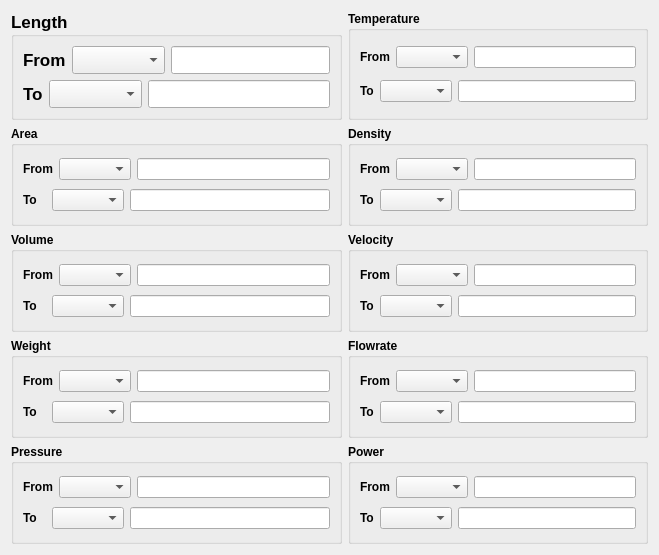
      <widget class="QWidget" name="unitConverterTab">
       <attribute name="title">
        <string>Unit Converter</string>
       </attribute>
       <layout class="QGridLayout" name="gridLayout_3">
        <item row="3" column="0">
         <widget class="QGroupBox" name="groupBox_9">
          <property name="minimumSize">
           <size>
            <width>300</width>
            <height>100</height>
           </size>
          </property>
          <property name="maximumSize">
           <size>
            <width>400</width>
            <height>200</height>
           </size>
          </property>
          <property name="font">
           <font>
            <weight>75</weight>
            <bold>true</bold>
           </font>
          </property>
          <property name="title">
           <string>Weight</string>
          </property>
          <layout class="QGridLayout" name="gridLayout_9">
           <item row="0" column="0">
            <layout class="QHBoxLayout" name="horizontalLayout_12">
             <item>
              <widget class="QLabel" name="label_12">
               <property name="text">
                <string>From</string>
               </property>
              </widget>
             </item>
             <item>
              <widget class="QComboBox" name="weightFromComboBox">
               <property name="font">
                <font>
                 <weight>50</weight>
                 <bold>false</bold>
                </font>
               </property>
              </widget>
             </item>
             <item>
              <widget class="QLineEdit" name="weightFromLineEdit">
               <property name="maximumSize">
                <size>
                 <width>200</width>
                 <height>16777215</height>
                </size>
               </property>
               <property name="font">
                <font>
                 <weight>50</weight>
                 <bold>false</bold>
                </font>
               </property>
              </widget>
             </item>
            </layout>
           </item>
           <item row="1" column="0">
            <layout class="QHBoxLayout" name="horizontalLayout_11">
             <item>
              <widget class="QLabel" name="label_11">
               <property name="text">
                <string>To</string>
               </property>
              </widget>
             </item>
             <item>
              <widget class="QComboBox" name="weightToComboBox">
               <property name="font">
                <font>
                 <weight>50</weight>
                 <bold>false</bold>
                </font>
               </property>
              </widget>
             </item>
             <item>
              <widget class="QLineEdit" name="weightToLineEdit">
               <property name="maximumSize">
                <size>
                 <width>200</width>
                 <height>16777215</height>
                </size>
               </property>
               <property name="font">
                <font>
                 <weight>50</weight>
                 <bold>false</bold>
                </font>
               </property>
              </widget>
             </item>
            </layout>
           </item>
          </layout>
         </widget>
        </item>
        <item row="3" column="1">
         <widget class="QGroupBox" name="groupBox_10">
          <property name="minimumSize">
           <size>
            <width>300</width>
            <height>100</height>
           </size>
          </property>
          <property name="maximumSize">
           <size>
            <width>400</width>
            <height>200</height>
           </size>
          </property>
          <property name="font">
           <font>
            <weight>75</weight>
            <bold>true</bold>
           </font>
          </property>
          <property name="title">
           <string>Flowrate</string>
          </property>
          <layout class="QGridLayout" name="gridLayout_13">
           <item row="0" column="0">
            <layout class="QHBoxLayout" name="horizontalLayout_22">
             <item>
              <widget class="QLabel" name="label_22">
               <property name="text">
                <string>From</string>
               </property>
              </widget>
             </item>
             <item>
              <widget class="QComboBox" name="flowrateFromComboBox">
               <property name="font">
                <font>
                 <weight>50</weight>
                 <bold>false</bold>
                </font>
               </property>
              </widget>
             </item>
             <item>
              <widget class="QLineEdit" name="flowrateFromLineEdit">
               <property name="maximumSize">
                <size>
                 <width>200</width>
                 <height>16777215</height>
                </size>
               </property>
               <property name="font">
                <font>
                 <weight>50</weight>
                 <bold>false</bold>
                </font>
               </property>
              </widget>
             </item>
            </layout>
           </item>
           <item row="1" column="0">
            <layout class="QHBoxLayout" name="horizontalLayout_21">
             <item>
              <widget class="QLabel" name="label_21">
               <property name="text">
                <string>To</string>
               </property>
              </widget>
             </item>
             <item>
              <widget class="QComboBox" name="flowrateToComboBox">
               <property name="font">
                <font>
                 <weight>50</weight>
                 <bold>false</bold>
                </font>
               </property>
              </widget>
             </item>
             <item>
              <widget class="QLineEdit" name="flowrateToLineEdit">
               <property name="maximumSize">
                <size>
                 <width>200</width>
                 <height>16777215</height>
                </size>
               </property>
               <property name="font">
                <font>
                 <weight>50</weight>
                 <bold>false</bold>
                </font>
               </property>
              </widget>
             </item>
            </layout>
           </item>
          </layout>
         </widget>
        </item>
        <item row="2" column="0">
         <widget class="QGroupBox" name="groupBox_7">
          <property name="minimumSize">
           <size>
            <width>300</width>
            <height>100</height>
           </size>
          </property>
          <property name="maximumSize">
           <size>
            <width>400</width>
            <height>200</height>
           </size>
          </property>
          <property name="font">
           <font>
            <weight>75</weight>
            <bold>true</bold>
           </font>
          </property>
          <property name="title">
           <string>Volume</string>
          </property>
          <layout class="QGridLayout" name="gridLayout_8">
           <item row="0" column="0">
            <layout class="QHBoxLayout" name="horizontalLayout_10">
             <item>
              <widget class="QLabel" name="label_10">
               <property name="text">
                <string>From</string>
               </property>
              </widget>
             </item>
             <item>
              <widget class="QComboBox" name="volumeFromComboBox">
               <property name="font">
                <font>
                 <weight>50</weight>
                 <bold>false</bold>
                </font>
               </property>
              </widget>
             </item>
             <item>
              <widget class="QLineEdit" name="volumeFromLineEdit">
               <property name="maximumSize">
                <size>
                 <width>200</width>
                 <height>16777215</height>
                </size>
               </property>
               <property name="font">
                <font>
                 <weight>50</weight>
                 <bold>false</bold>
                </font>
               </property>
              </widget>
             </item>
            </layout>
           </item>
           <item row="1" column="0">
            <layout class="QHBoxLayout" name="horizontalLayout_9">
             <item>
              <widget class="QLabel" name="label_9">
               <property name="text">
                <string>To</string>
               </property>
              </widget>
             </item>
             <item>
              <widget class="QComboBox" name="volumeToComboBox">
               <property name="font">
                <font>
                 <weight>50</weight>
                 <bold>false</bold>
                </font>
               </property>
              </widget>
             </item>
             <item>
              <widget class="QLineEdit" name="volumeToLineEdit">
               <property name="maximumSize">
                <size>
                 <width>200</width>
                 <height>16777215</height>
                </size>
               </property>
               <property name="font">
                <font>
                 <weight>50</weight>
                 <bold>false</bold>
                </font>
               </property>
              </widget>
             </item>
            </layout>
           </item>
          </layout>
         </widget>
        </item>
        <item row="2" column="1">
         <widget class="QGroupBox" name="groupBox_8">
          <property name="minimumSize">
           <size>
            <width>300</width>
            <height>100</height>
           </size>
          </property>
          <property name="maximumSize">
           <size>
            <width>400</width>
            <height>200</height>
           </size>
          </property>
          <property name="font">
           <font>
            <weight>75</weight>
            <bold>true</bold>
           </font>
          </property>
          <property name="title">
           <string>Velocity</string>
          </property>
          <layout class="QGridLayout" name="gridLayout_12">
           <item row="0" column="0">
            <layout class="QHBoxLayout" name="horizontalLayout_20">
             <item>
              <widget class="QLabel" name="label_20">
               <property name="text">
                <string>From</string>
               </property>
              </widget>
             </item>
             <item>
              <widget class="QComboBox" name="velocityFromComboBox">
               <property name="font">
                <font>
                 <weight>50</weight>
                 <bold>false</bold>
                </font>
               </property>
              </widget>
             </item>
             <item>
              <widget class="QLineEdit" name="velocityFromLineEdit">
               <property name="maximumSize">
                <size>
                 <width>200</width>
                 <height>16777215</height>
                </size>
               </property>
               <property name="font">
                <font>
                 <weight>50</weight>
                 <bold>false</bold>
                </font>
               </property>
              </widget>
             </item>
            </layout>
           </item>
           <item row="1" column="0">
            <layout class="QHBoxLayout" name="horizontalLayout_19">
             <item>
              <widget class="QLabel" name="label_19">
               <property name="text">
                <string>To</string>
               </property>
              </widget>
             </item>
             <item>
              <widget class="QComboBox" name="velocityToComboBox">
               <property name="font">
                <font>
                 <weight>50</weight>
                 <bold>false</bold>
                </font>
               </property>
              </widget>
             </item>
             <item>
              <widget class="QLineEdit" name="velocityToLineEdit">
               <property name="maximumSize">
                <size>
                 <width>200</width>
                 <height>16777215</height>
                </size>
               </property>
               <property name="font">
                <font>
                 <weight>50</weight>
                 <bold>false</bold>
                </font>
               </property>
              </widget>
             </item>
            </layout>
           </item>
          </layout>
         </widget>
        </item>
        <item row="1" column="1">
         <widget class="QGroupBox" name="groupBox_6">
          <property name="minimumSize">
           <size>
            <width>300</width>
            <height>100</height>
           </size>
          </property>
          <property name="maximumSize">
           <size>
            <width>400</width>
            <height>200</height>
           </size>
          </property>
          <property name="font">
           <font>
            <weight>75</weight>
            <bold>true</bold>
           </font>
          </property>
          <property name="title">
           <string>Density</string>
          </property>
          <layout class="QGridLayout" name="gridLayout_11">
           <item row="0" column="0">
            <layout class="QHBoxLayout" name="horizontalLayout_18">
             <item>
              <widget class="QLabel" name="label_18">
               <property name="text">
                <string>From</string>
               </property>
              </widget>
             </item>
             <item>
              <widget class="QComboBox" name="densityFromComboBox">
               <property name="font">
                <font>
                 <weight>50</weight>
                 <bold>false</bold>
                </font>
               </property>
              </widget>
             </item>
             <item>
              <widget class="QLineEdit" name="densityFromLineEdit">
               <property name="maximumSize">
                <size>
                 <width>200</width>
                 <height>16777215</height>
                </size>
               </property>
               <property name="font">
                <font>
                 <weight>50</weight>
                 <bold>false</bold>
                </font>
               </property>
              </widget>
             </item>
            </layout>
           </item>
           <item row="1" column="0">
            <layout class="QHBoxLayout" name="horizontalLayout_17">
             <item>
              <widget class="QLabel" name="label_17">
               <property name="text">
                <string>To</string>
               </property>
              </widget>
             </item>
             <item>
              <widget class="QComboBox" name="densityToComboBox">
               <property name="font">
                <font>
                 <weight>50</weight>
                 <bold>false</bold>
                </font>
               </property>
              </widget>
             </item>
             <item>
              <widget class="QLineEdit" name="densityToLineEdit">
               <property name="maximumSize">
                <size>
                 <width>200</width>
                 <height>16777215</height>
                </size>
               </property>
               <property name="font">
                <font>
                 <weight>50</weight>
                 <bold>false</bold>
                </font>
               </property>
              </widget>
             </item>
            </layout>
           </item>
          </layout>
         </widget>
        </item>
        <item row="0" column="0">
         <widget class="QGroupBox" name="groupBox_3">
          <property name="minimumSize">
           <size>
            <width>300</width>
            <height>100</height>
           </size>
          </property>
          <property name="maximumSize">
           <size>
            <width>400</width>
            <height>200</height>
           </size>
          </property>
          <property name="font">
           <font>
            <pointsize>13</pointsize>
            <weight>75</weight>
            <bold>true</bold>
           </font>
          </property>
          <property name="title">
           <string>Length</string>
          </property>
          <layout class="QGridLayout" name="gridLayout_4">
           <item row="0" column="0">
            <layout class="QHBoxLayout" name="horizontalLayout">
             <item>
              <widget class="QLabel" name="label">
               <property name="text">
                <string>From</string>
               </property>
              </widget>
             </item>
             <item>
              <widget class="QComboBox" name="lengthFromComboBox">
               <property name="font">
                <font>
                 <weight>50</weight>
                 <bold>false</bold>
                </font>
               </property>
              </widget>
             </item>
             <item>
              <widget class="QLineEdit" name="lengthFromLineEdit">
               <property name="maximumSize">
                <size>
                 <width>200</width>
                 <height>16777215</height>
                </size>
               </property>
               <property name="font">
                <font>
                 <weight>50</weight>
                 <bold>false</bold>
                </font>
               </property>
              </widget>
             </item>
            </layout>
           </item>
           <item row="1" column="0">
            <layout class="QHBoxLayout" name="horizontalLayout_2">
             <item>
              <widget class="QLabel" name="label_2">
               <property name="text">
                <string>To</string>
               </property>
              </widget>
             </item>
             <item>
              <widget class="QComboBox" name="lengthToComboBox">
               <property name="font">
                <font>
                 <weight>50</weight>
                 <bold>false</bold>
                </font>
               </property>
              </widget>
             </item>
             <item>
              <widget class="QLineEdit" name="lengthToLineEdit">
               <property name="maximumSize">
                <size>
                 <width>200</width>
                 <height>16777215</height>
                </size>
               </property>
               <property name="font">
                <font>
                 <weight>50</weight>
                 <bold>false</bold>
                </font>
               </property>
              </widget>
             </item>
            </layout>
           </item>
          </layout>
         </widget>
        </item>
        <item row="0" column="1">
         <widget class="QGroupBox" name="groupBox_4">
          <property name="minimumSize">
           <size>
            <width>300</width>
            <height>100</height>
           </size>
          </property>
          <property name="maximumSize">
           <size>
            <width>400</width>
            <height>200</height>
           </size>
          </property>
          <property name="font">
           <font>
            <weight>75</weight>
            <bold>true</bold>
           </font>
          </property>
          <property name="title">
           <string>Temperature</string>
          </property>
          <layout class="QGridLayout" name="gridLayout_6">
           <item row="0" column="0">
            <layout class="QHBoxLayout" name="horizontalLayout_16">
             <item>
              <widget class="QLabel" name="label_16">
               <property name="text">
                <string>From</string>
               </property>
              </widget>
             </item>
             <item>
              <widget class="QComboBox" name="tempFromComboBox">
               <property name="font">
                <font>
                 <weight>50</weight>
                 <bold>false</bold>
                </font>
               </property>
              </widget>
             </item>
             <item>
              <widget class="QLineEdit" name="tempFromLineEdit">
               <property name="maximumSize">
                <size>
                 <width>200</width>
                 <height>16777215</height>
                </size>
               </property>
               <property name="font">
                <font>
                 <weight>50</weight>
                 <bold>false</bold>
                </font>
               </property>
              </widget>
             </item>
            </layout>
           </item>
           <item row="1" column="0">
            <layout class="QHBoxLayout" name="horizontalLayout_15">
             <item>
              <widget class="QLabel" name="label_15">
               <property name="text">
                <string>To</string>
               </property>
              </widget>
             </item>
             <item>
              <widget class="QComboBox" name="tempToComboBox">
               <property name="font">
                <font>
                 <weight>50</weight>
                 <bold>false</bold>
                </font>
               </property>
              </widget>
             </item>
             <item>
              <widget class="QLineEdit" name="tempToLineEdit">
               <property name="maximumSize">
                <size>
                 <width>200</width>
                 <height>16777215</height>
                </size>
               </property>
               <property name="font">
                <font>
                 <weight>50</weight>
                 <bold>false</bold>
                </font>
               </property>
              </widget>
             </item>
            </layout>
           </item>
          </layout>
         </widget>
        </item>
        <item row="4" column="0">
         <widget class="QGroupBox" name="groupBox_11">
          <property name="minimumSize">
           <size>
            <width>300</width>
            <height>100</height>
           </size>
          </property>
          <property name="maximumSize">
           <size>
            <width>400</width>
            <height>200</height>
           </size>
          </property>
          <property name="font">
           <font>
            <weight>75</weight>
            <bold>true</bold>
           </font>
          </property>
          <property name="title">
           <string>Pressure</string>
          </property>
          <layout class="QGridLayout" name="gridLayout_10">
           <item row="0" column="0">
            <layout class="QHBoxLayout" name="horizontalLayout_14">
             <item>
              <widget class="QLabel" name="label_14">
               <property name="text">
                <string>From</string>
               </property>
              </widget>
             </item>
             <item>
              <widget class="QComboBox" name="pressureFromComboBox">
               <property name="font">
                <font>
                 <weight>50</weight>
                 <bold>false</bold>
                </font>
               </property>
              </widget>
             </item>
             <item>
              <widget class="QLineEdit" name="pressureFromLineEdit">
               <property name="maximumSize">
                <size>
                 <width>200</width>
                 <height>16777215</height>
                </size>
               </property>
               <property name="font">
                <font>
                 <weight>50</weight>
                 <bold>false</bold>
                </font>
               </property>
              </widget>
             </item>
            </layout>
           </item>
           <item row="1" column="0">
            <layout class="QHBoxLayout" name="horizontalLayout_13">
             <item>
              <widget class="QLabel" name="label_13">
               <property name="text">
                <string>To</string>
               </property>
              </widget>
             </item>
             <item>
              <widget class="QComboBox" name="pressureToComboBox">
               <property name="font">
                <font>
                 <weight>50</weight>
                 <bold>false</bold>
                </font>
               </property>
              </widget>
             </item>
             <item>
              <widget class="QLineEdit" name="pressureToLineEdit">
               <property name="maximumSize">
                <size>
                 <width>200</width>
                 <height>16777215</height>
                </size>
               </property>
               <property name="font">
                <font>
                 <weight>50</weight>
                 <bold>false</bold>
                </font>
               </property>
              </widget>
             </item>
            </layout>
           </item>
          </layout>
         </widget>
        </item>
        <item row="4" column="1">
         <widget class="QGroupBox" name="groupBox_12">
          <property name="minimumSize">
           <size>
            <width>300</width>
            <height>100</height>
           </size>
          </property>
          <property name="maximumSize">
           <size>
            <width>400</width>
            <height>200</height>
           </size>
          </property>
          <property name="font">
           <font>
            <weight>75</weight>
            <bold>true</bold>
           </font>
          </property>
          <property name="title">
           <string>Power</string>
          </property>
          <layout class="QGridLayout" name="gridLayout_14">
           <item row="0" column="0">
            <layout class="QHBoxLayout" name="horizontalLayout_24">
             <item>
              <widget class="QLabel" name="label_24">
               <property name="text">
                <string>From</string>
               </property>
              </widget>
             </item>
             <item>
              <widget class="QComboBox" name="powerFromComboBox">
               <property name="font">
                <font>
                 <weight>50</weight>
                 <bold>false</bold>
                </font>
               </property>
              </widget>
             </item>
             <item>
              <widget class="QLineEdit" name="powerFromLineEdit">
               <property name="maximumSize">
                <size>
                 <width>200</width>
                 <height>16777215</height>
                </size>
               </property>
               <property name="font">
                <font>
                 <weight>50</weight>
                 <bold>false</bold>
                </font>
               </property>
              </widget>
             </item>
            </layout>
           </item>
           <item row="1" column="0">
            <layout class="QHBoxLayout" name="horizontalLayout_23">
             <item>
              <widget class="QLabel" name="label_23">
               <property name="text">
                <string>To</string>
               </property>
              </widget>
             </item>
             <item>
              <widget class="QComboBox" name="powerToComboBox">
               <property name="font">
                <font>
                 <weight>50</weight>
                 <bold>false</bold>
                </font>
               </property>
              </widget>
             </item>
             <item>
              <widget class="QLineEdit" name="powerToLineEdit">
               <property name="maximumSize">
                <size>
                 <width>200</width>
                 <height>16777215</height>
                </size>
               </property>
               <property name="font">
                <font>
                 <weight>50</weight>
                 <bold>false</bold>
                </font>
               </property>
              </widget>
             </item>
            </layout>
           </item>
          </layout>
         </widget>
        </item>
        <item row="1" column="0">
         <widget class="QGroupBox" name="groupBox_5">
          <property name="minimumSize">
           <size>
            <width>300</width>
            <height>100</height>
           </size>
          </property>
          <property name="maximumSize">
           <size>
            <width>400</width>
            <height>200</height>
           </size>
          </property>
          <property name="font">
           <font>
            <weight>75</weight>
            <bold>true</bold>
           </font>
          </property>
          <property name="title">
           <string>Area</string>
          </property>
          <layout class="QGridLayout" name="gridLayout_7">
           <item row="0" column="0">
            <layout class="QHBoxLayout" name="horizontalLayout_6">
             <item>
              <widget class="QLabel" name="label_6">
               <property name="text">
                <string>From</string>
               </property>
              </widget>
             </item>
             <item>
              <widget class="QComboBox" name="areaFromComboBox">
               <property name="font">
                <font>
                 <weight>50</weight>
                 <bold>false</bold>
                </font>
               </property>
              </widget>
             </item>
             <item>
              <widget class="QLineEdit" name="areaFromLineEdit">
               <property name="maximumSize">
                <size>
                 <width>200</width>
                 <height>16777215</height>
                </size>
               </property>
               <property name="font">
                <font>
                 <weight>50</weight>
                 <bold>false</bold>
                </font>
               </property>
              </widget>
             </item>
            </layout>
           </item>
           <item row="1" column="0">
            <layout class="QHBoxLayout" name="horizontalLayout_5">
             <item>
              <widget class="QLabel" name="label_5">
               <property name="text">
                <string>To</string>
               </property>
              </widget>
             </item>
             <item>
              <widget class="QComboBox" name="areaToComboBox">
               <property name="font">
                <font>
                 <weight>50</weight>
                 <bold>false</bold>
                </font>
               </property>
              </widget>
             </item>
             <item>
              <widget class="QLineEdit" name="areaToLineEdit">
               <property name="maximumSize">
                <size>
                 <width>200</width>
                 <height>16777215</height>
                </size>
               </property>
               <property name="font">
                <font>
                 <weight>50</weight>
                 <bold>false</bold>
                </font>
               </property>
              </widget>
             </item>
            </layout>
           </item>
          </layout>
         </widget>
        </item>
       </layout>
      </widget>
